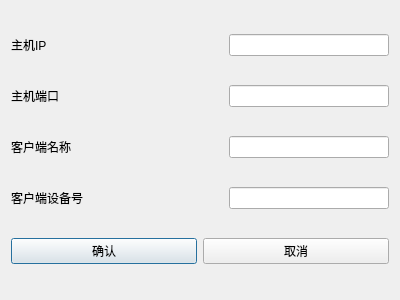
<?xml version="1.0" encoding="UTF-8"?>
<ui version="4.0">
 <class>DevConfigure</class>
 <widget class="QDialog" name="DevConfigure">
  <property name="geometry">
   <rect>
    <x>0</x>
    <y>0</y>
    <width>400</width>
    <height>300</height>
   </rect>
  </property>
  <property name="windowTitle">
   <string>Dialog</string>
  </property>
  <layout class="QVBoxLayout" name="verticalLayout">
   <item>
    <layout class="QHBoxLayout" name="horizontalLayout">
     <item>
      <widget class="QLabel" name="label">
       <property name="text">
        <string>主机IP</string>
       </property>
      </widget>
     </item>
     <item>
      <spacer name="horizontalSpacer">
       <property name="orientation">
        <enum>Qt::Horizontal</enum>
       </property>
       <property name="sizeHint" stdset="0">
        <size>
         <width>40</width>
         <height>20</height>
        </size>
       </property>
      </spacer>
     </item>
     <item>
      <widget class="QLineEdit" name="lineEdit_setIP">
       <property name="minimumSize">
        <size>
         <width>160</width>
         <height>0</height>
        </size>
       </property>
       <property name="maximumSize">
        <size>
         <width>160</width>
         <height>16777215</height>
        </size>
       </property>
      </widget>
     </item>
    </layout>
   </item>
   <item>
    <layout class="QHBoxLayout" name="horizontalLayout_2">
     <item>
      <widget class="QLabel" name="label_2">
       <property name="text">
        <string>主机端口</string>
       </property>
      </widget>
     </item>
     <item>
      <spacer name="horizontalSpacer_2">
       <property name="orientation">
        <enum>Qt::Horizontal</enum>
       </property>
       <property name="sizeHint" stdset="0">
        <size>
         <width>40</width>
         <height>20</height>
        </size>
       </property>
      </spacer>
     </item>
     <item>
      <widget class="QLineEdit" name="lineEdit_setPort">
       <property name="minimumSize">
        <size>
         <width>160</width>
         <height>0</height>
        </size>
       </property>
       <property name="maximumSize">
        <size>
         <width>160</width>
         <height>16777215</height>
        </size>
       </property>
      </widget>
     </item>
    </layout>
   </item>
   <item>
    <layout class="QHBoxLayout" name="horizontalLayout_3">
     <item>
      <widget class="QLabel" name="label_3">
       <property name="text">
        <string>客户端名称</string>
       </property>
      </widget>
     </item>
     <item>
      <spacer name="horizontalSpacer_3">
       <property name="orientation">
        <enum>Qt::Horizontal</enum>
       </property>
       <property name="sizeHint" stdset="0">
        <size>
         <width>40</width>
         <height>20</height>
        </size>
       </property>
      </spacer>
     </item>
     <item>
      <widget class="QLineEdit" name="lineEdit_setDevName">
       <property name="minimumSize">
        <size>
         <width>160</width>
         <height>0</height>
        </size>
       </property>
      </widget>
     </item>
    </layout>
   </item>
   <item>
    <layout class="QHBoxLayout" name="horizontalLayout_4">
     <item>
      <widget class="QLabel" name="label_4">
       <property name="text">
        <string>客户端设备号</string>
       </property>
      </widget>
     </item>
     <item>
      <spacer name="horizontalSpacer_4">
       <property name="orientation">
        <enum>Qt::Horizontal</enum>
       </property>
       <property name="sizeHint" stdset="0">
        <size>
         <width>40</width>
         <height>20</height>
        </size>
       </property>
      </spacer>
     </item>
     <item>
      <widget class="QLineEdit" name="lineEdit_setDevSN">
       <property name="minimumSize">
        <size>
         <width>160</width>
         <height>0</height>
        </size>
       </property>
      </widget>
     </item>
    </layout>
   </item>
   <item>
    <layout class="QHBoxLayout" name="horizontalLayout_5">
     <item>
      <widget class="QPushButton" name="pb_config">
       <property name="text">
        <string>确认</string>
       </property>
      </widget>
     </item>
     <item>
      <widget class="QPushButton" name="pb_cancel">
       <property name="text">
        <string>取消</string>
       </property>
      </widget>
     </item>
    </layout>
   </item>
  </layout>
 </widget>
 <resources/>
 <connections/>
</ui>
